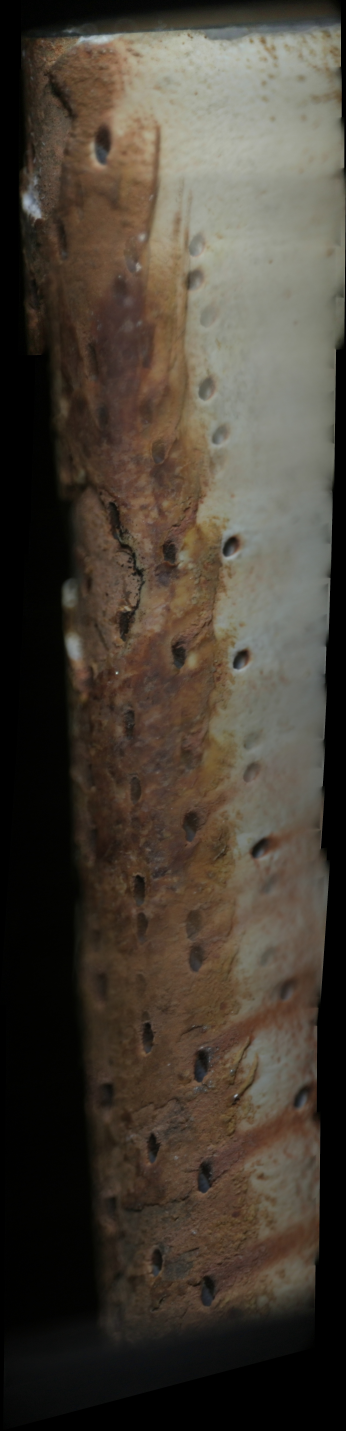
#> input picture image_stitching/from_scratch/blade_down_mosaic.jpg, 2076 x 8581 px (shown at 1/6 size); its folder holds only this picture in this run
$ python -i frames.py   (imports and definitions only)
#> lines starting #> are read from the running program, lines starting #| are printed output that depends on the picture; after the words box and inside, x2 and y2 are one past the last pixel; in counts of white or black regions, pixels touching at a corner belong together
#> further down, picture is the input picture: shape (8581, 2076, 3); mean B, G, R 53.7, 64, 71.7
"""Per-frame geometry and exposure, for a mosaic that does not look patched.

The delivered mosaics had two artefacts that come from *this* file's absence:

**1. Pale blocks where the camera clips.** If the capture has a dead border (a
black strip, a clipped corner, a rounded frame edge) the old code treated those
pixels as image.  They are near-black, so the per-frame exposure gain - a single
scalar, and clipped at 2x - pushed them up into a flat pale rectangle, which then
got blended in at full weight.  The result is exactly the "blocky, patched up"
look: bright rectangles stamped over the surface.  Nothing in the pipeline ever
asked *which pixels of this frame are actually image*.

**2. Brightness steps between neighbouring frames.** The illumination on the
blade falls off across the field of view and drifts as the scan walks down the
part.  One global gain per frame cannot fix a *gradient* mismatch: it cancels the
mean and leaves the slope, so every frame boundary shows as a step, and a
feathered blend turns that step into a visible band.  A smooth multiplicative
*field*, fitted in the overlap, cancels the slope too.

Both are cheap.  ``analyse_frame`` marks the real image area; ``estimate_gain_
field`` fits the illumination ratio on a coarse grid and returns a smooth field
to multiply into the frame before blending; ``smooth_weight`` gives a C1 blend
weight that decays *inside the valid region*, so a clipped corner can never be
blended at full strength.
"""
from __future__ import annotations

from dataclasses import dataclass

import cv2
import numpy as np

__all__ = [
    "FrameGeometry", "analyse_frame", "warp_valid", "smooth_weight",
    "flatten_illumination", "estimate_illumination", "interpolate_field",
]


@dataclass
class FrameGeometry:
    """What part of a frame is real image, and how much of it is not."""

    valid: np.ndarray          # uint8 0/255, full-resolution frame size
    dead_frac: float           # fraction of the frame that is not image
    box: tuple[int, int, int, int]   # (x0, y0, x1, y1) safe rectangle

    @property
    def has_dead_border(self) -> bool:
        return self.dead_frac > 0.005


def analyse_frame(frame: np.ndarray, dead_luma: int = 10,
                  max_dead_frac: float = 0.55,
                  work_width: int = 480) -> FrameGeometry:
    """Locate the real image area of one frame.

    "Dead" is deliberately strict: luma at or below ``dead_luma``.  Rusty blade
    surface sits at 30-90 and must never be cut, whereas a clipped HDMI feed or a
    black sensor border sits at 0-8.  The mask is built at reduced resolution
    (cost ~2 ms), kept as the largest connected component so isolated dark holes
    on the part are not carved out, and then eroded a couple of pixels so the
    blend never samples the soft transition.
    """
#> called with dead_luma = 10, max_dead_frac = 0.55, work_width = 480
    gray = frame if frame.ndim == 2 else cv2.cvtColor(frame, cv2.COLOR_BGR2GRAY)
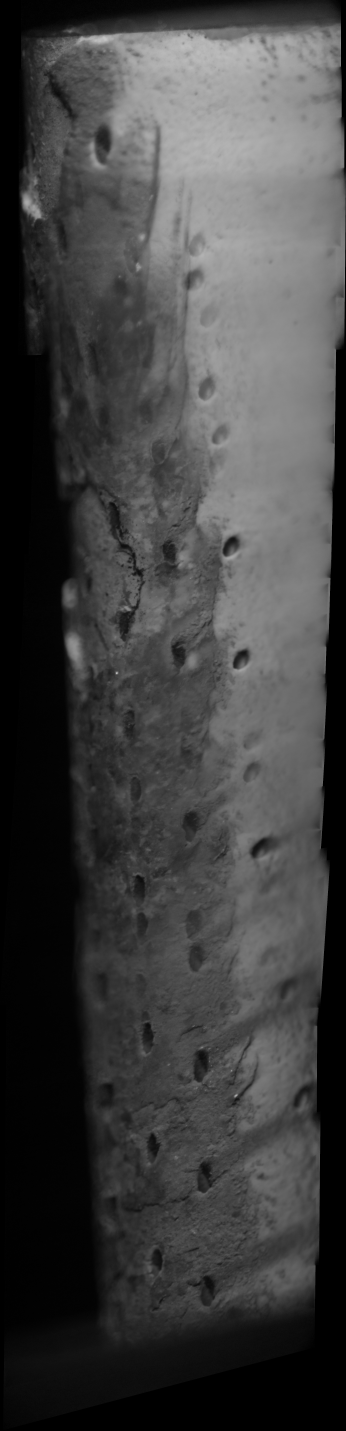
#> gray: shape (8581, 2076) (shown at 1/6 size); min 0, max 204, mean 65.1
    h, w = gray.shape[:2]
#> h = 8581; w = 2076
    k = min(1.0, work_width / w)
#> k = 0.231
    small = cv2.resize(gray, None, fx=k, fy=k, interpolation=cv2.INTER_AREA) \
        if k < 1.0 else gray

    alive = (small > dead_luma).astype(np.uint8)
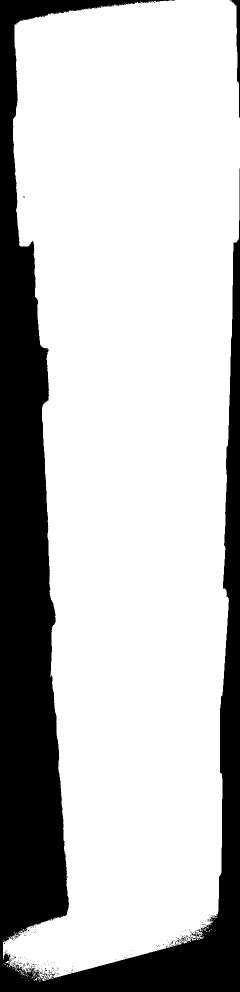
#> alive: shape (1984, 480) (shown at 1/2 size); values 0 (black) and 1 (white), 75% white; 195 black regions (191 under 20 px), largest, box (x1, y1, x2, y2) and area: (0, 0, 480, 1984) 235885, (460, 0, 480, 235) 1252, (383, 1861, 402, 1873) 68, (362, 1873, 373, 1883) 40
    # close pinholes, then keep only the biggest blob: a black pin-hole or a dark
    # shadow inside the part must not punch a hole in the valid mask
    alive = cv2.morphologyEx(alive, cv2.MORPH_CLOSE, np.ones((5, 5), np.uint8))
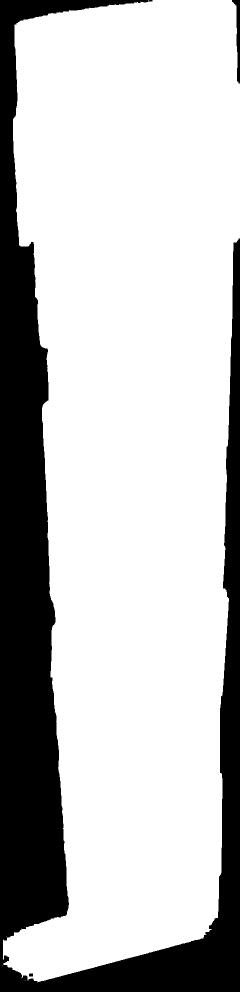
#> alive: shape (1984, 480) (shown at 1/2 size); values 0 (black) and 1 (white), 75.3% white; 4 black regions, box (x1, y1, x2, y2) and area: (0, 0, 480, 1984) 233700, (464, 0, 480, 167) 1105, (58, 1947, 66, 1953) 47, (298, 0, 305, 3) 21
    n, labels, stats, _ = cv2.connectedComponentsWithStats(alive, 8)
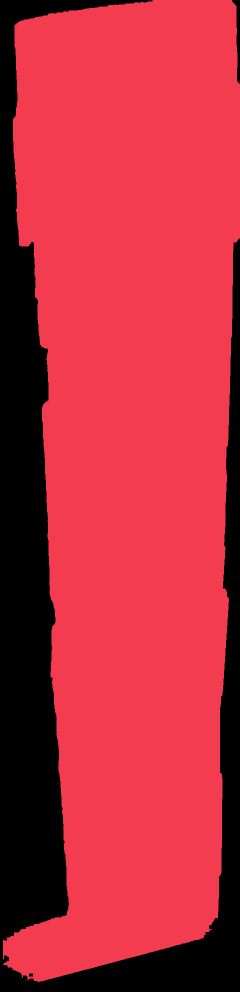
#> labels: shape (1984, 480) int32 (shown at 1/2 size); 5 distinct labels, from 0 to 4; one colour per label, 0 black
#> n = 5; stats = [[0, 0, 480, 1984, 234873], [6, 0, 474, 1965, 717444], [13, 1873, 1, 1, 1], [5, 1930, 1, 1, 1], [51, 1961, 1, 1, 1]]
    if n > 1:
        biggest = 1 + int(np.argmax(stats[1:, cv2.CC_STAT_AREA]))
#> biggest = 1
        alive = (labels == biggest).astype(np.uint8)
    alive = cv2.morphologyEx(alive, cv2.MORPH_OPEN, np.ones((5, 5), np.uint8))
#> alive: shape (1984, 480); values 0 (black) and 1 (white), 75.3% white; 2 black regions
    # fill interior holes of the surviving blob
    filled = alive.copy()
    contours, _ = cv2.findContours(alive, cv2.RETR_EXTERNAL,
                                   cv2.CHAIN_APPROX_SIMPLE)
#> contours = 2 contours; box (x1, y1, x2, y2) and area: (6, 0, 480, 1963) 714867, (55, 1953, 61, 1958) 20
    if contours:
        cv2.drawContours(filled, contours, -1, 1, thickness=cv2.FILLED)
    valid_small = cv2.erode(filled, np.ones((3, 3), np.uint8))
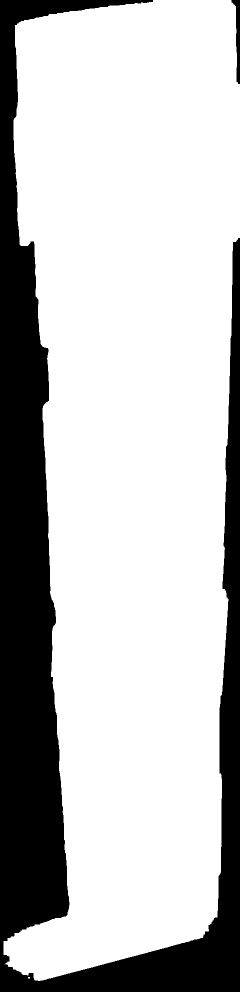
#> valid_small: shape (1984, 480) (shown at 1/2 size); values 0 (black) and 1 (white), 74.8% white; 2 black regions, box (x1, y1, x2, y2) and area: (0, 0, 480, 1984) 238552, (463, 0, 480, 168) 1293

    dead_frac = 1.0 - float(valid_small.mean())
#> dead_frac = 0.252
    if dead_frac > max_dead_frac:
        # Almost nothing is image: this frame is a capture fault, not a frame
        # with a border.  Report it as (nearly) all dead so the caller rejects it
        # instead of blending a black rectangle.
        valid_small[:] = 0
        dead_frac = 1.0

    valid = cv2.resize(valid_small * 255, (w, h), interpolation=cv2.INTER_NEAREST)
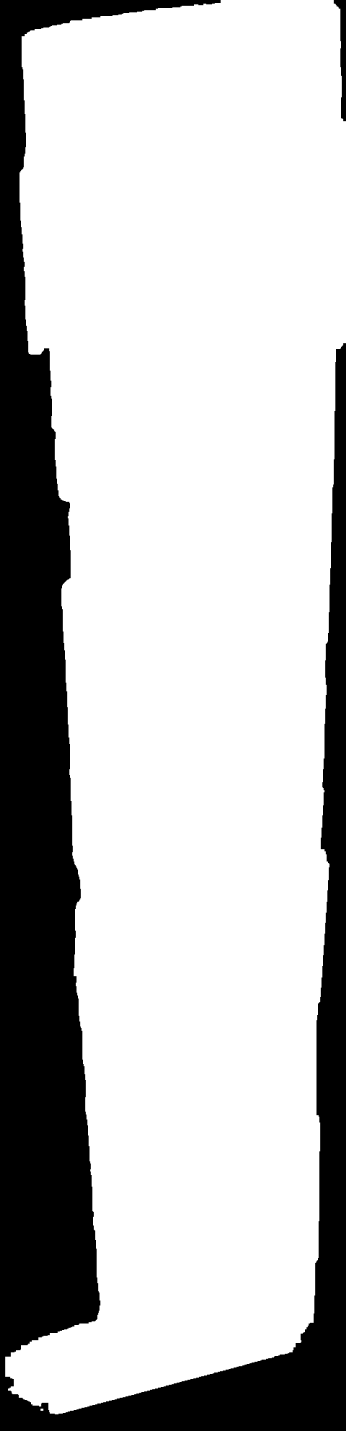
#> valid: shape (8581, 2076) (shown at 1/6 size); 74.8% white; 2 black regions, box (x1, y1, x2, y2) and area: (0, 0, 2076, 8581) 4463578, (2003, 0, 2076, 727) 23821
    ys, xs = np.nonzero(valid)
    box = ((int(xs.min()), int(ys.min()), int(xs.max()) + 1, int(ys.max()) + 1)
           if xs.size else (0, 0, 0, 0))
#> box = (31, 0, 2076, 8486)
    return FrameGeometry(valid=valid, dead_frac=dead_frac, box=box)


# [169 lines left out: functions warp_valid, smooth_weight, _robust_ratio, _poly_terms, _interp_matrix, interpolate_field and 2 more, not called in this run]

>>> import cv2
>>> picture = cv2.imread('../from_scratch/blade_down_mosaic.jpg')
>>> result = analyse_frame(picture)
